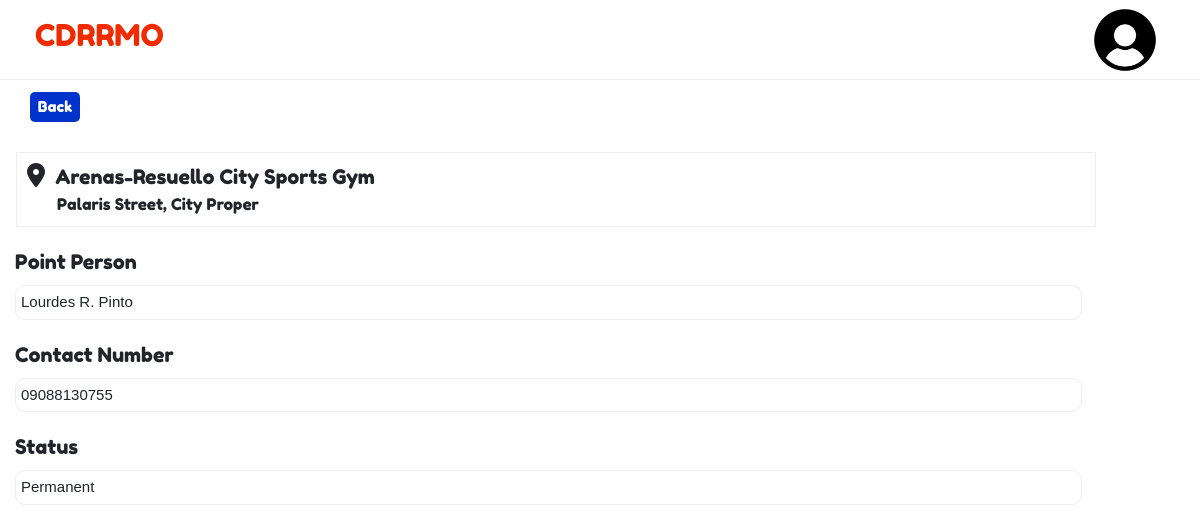
/evacuationdetails.php?ID=1 (signed in), run on the app's committed database.
### tables this page shows
CREATE TABLE `evacuations` (
  `id` int(11) NOT NULL,
  `name` varchar(355) NOT NULL,
  `location` varchar(255) NOT NULL,
  `point_person` varchar(150) NOT NULL,
  `number` varchar(30) NOT NULL,
  `status` varchar(30) NOT NULL
);

### includes/session.php (called while the page is built, shortened)
<?php
	include 'includes/conn.php';
	if(isset($_SESSION['user_login'])){
		$sql = "SELECT * FROM users WHERE id = '".$_SESSION['user_login']."'";
		$query = $conn->query($sql);
		$user = $query->fetch_assoc();
	}
	else{
		header('location: index.php');
		exit();
	}
?>

### evacuationdetails.php (the view, shortened to what this page needs)
<?php
include 'includes/session.php';
$id = $_GET['ID'];
$sql = "SELECT * FROM evacuations WHERE id='$id'";
$area = $conn->query($sql) or die($conn->error);
$row = $area->fetch_assoc();
?>
<!DOCTYPE html>
<html lang="en">
<head>
    <link rel="stylesheet" href="css/edetails.css">
    <link rel="stylesheet" href="https://maxst.icons8.com/vue-static/landings/line-awesome/line-awesome/1.3.0/css/line-awesome.min.css">
    <link rel="stylesheet" href="https://cdn.jsdelivr.net/npm/bootstrap@4.6.2/dist/css/bootstrap.min.css">
</head>
<body>
<nav>
    <ul>
    <li><a href="">CDRRMO</a></li>
    <a href="profile.php?ID=<?php echo $user['id'];?>"><img src="<?php echo (!empty($user['photo'])) ? 'img/'.$user['photo'] : 'img/profile.jpg'; ?>"> </a>
    </ul>
    </nav>
    <div class="center">
    <div class="center"> <button class="back" style="width:50px;height:30px;font-size:15px;border-radius:5px; margin-bottom:20px;background:#0033cc;border:none"><a href="evacuation.php" style="color: white;text-decoration:none;">Back</a></button></div>
    </div>
    <table>
    <thead>
                    <tr>
                        <th><i class="fa-solid fa-location-dot"></i>&nbsp;&nbsp;<?php echo $row['name'];?></th>
                    </tr>
                </thead>
                <tbody>
                    <tr>
                        <td><?php echo $row['location'];?></td>
                    </tr>
                </tbody>
    </table>
    <div class="content">
        <label>Point Person</label>
        <p><?php echo $row['point_person'];?></p>
    </div>
    <div class="content">
        <label>Contact Number</label>
        <p><?php echo $row['number'];?></</p>
    </div>
    <div class="content">
        <label>Status</label>
        <p><?php echo $row['status'];?></p>
    </div>
</body>
</html>

### css/edetails.css (style rules this page uses)
* { padding: 0; margin: 0; text-decoration: none; list-style: none; box-sizing: border-box; font-family: 'Fredoka One', cursive; }
body { font-family: 'Fredoka One', cursive; }
nav { background:#fff; height: 80px; width: 100%; border-bottom: 1px solid #EDEEF2; margin-bottom: 10px; }
nav img { width: 70px; height: 70px; border-radius: 50%; margin-right: 20px; float: right; margin-top: 5px; }
nav ul { margin-right: 20px; }
nav ul li { display: inline-block; line-height: 70px; margin: 0 35px; }
nav ul li a:-webkit-any-link { color: #F02B00; font-size: 30px; text-transform: uppercase; font-family: 'Fredoka One', cursive; text-decoration: none; }
.center { margin-bottom: 10px; margin-left: 15px; font-size: 20px; font-weight: 900; }
table { width: 90%; margin-left: 1rem; border: 1px solid #EDEEF2; border-radius: 10px; }
th { text-align: left; font-size: 20px; font-weight: 500; }
th i { display: inline-block; font-size: 1.5rem; margin-left: 10px; margin-top: 10px; cursor: pointer; }
td { padding-left: 2.5rem; padding-bottom: 10px; border-bottom: 1px solid #EDEEF2; font-weight: 100; }
.content { margin-left: 15px; font-size: 20px; margin-top: 20px; }
.content p { border: 1px solid #EDEEF2; padding: 5px; border-radius: 10px; font-family: Arial; font-size: 15px; margin-right: 15px; width: 90%; }

### data on the page
evacuations: name "Arenas-Resuello City Sports Gym", location "Palaris Street, City Proper", point_person "Lourdes R. Pinto", number "09088130755", status "Permanent"
